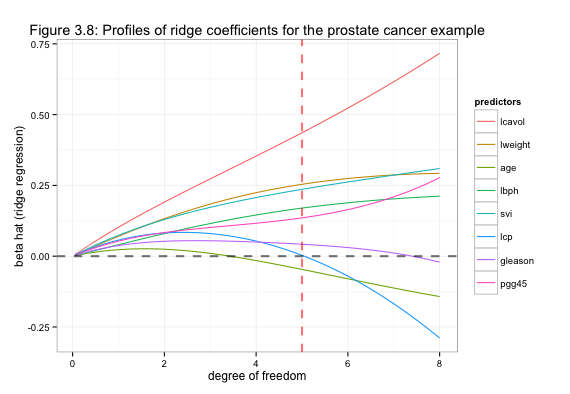

Reproduce this figure in R.
# Figure 3.8 Re-implementation

### Load and Preprocess the data
library(ElemStatLearn)
data(prostate)

training_set <- prostate[prostate$train, -10]
test_set <- prostate[prostate$train == FALSE, -10]
training_set[,-9] <- scale(training_set[,-9])
test_set[,-9] <- scale(test_set[,-9])

nrow <- dim(training_set)[1]
p <- dim(training_set)[2] - 1
D <- as.matrix(training_set[,1:p])
lpsa <- training_set[,p+1]
lpsaMean <- mean(lpsa)
lpsa <- lpsa - lpsaMean

### Ridge Regression
library(MASS)
num <- 10000
Lambda <- seq(from=0.0, to=10000.0, length=num)

for(i in 1:num) {
  lambda <- Lambda[i]
  M <- ginv(t(D) %*% D + lambda*diag(p)) %*% t(D)
  # ridge regression estimation
  betaHat <- M %*% as.matrix(lpsa)
  # degree of freedom
  dof <- sum(diag(D %*% M))
  if(i == 1) {
    classRes <- as.matrix(1:8)
    betaRes <- betaHat
    dofRes <- as.matrix(rep(dof,p))
  } else {
    classRes <- rbind(classRes, as.matrix(1:8))
    betaRes <- rbind(betaRes, betaHat)
    dofRes <- rbind(dofRes, as.matrix(rep(dof,p)))
  }
}

### Plot Figure 3.8
minX <- min(dofRes)
maxX <- max(dofRes) 
minY <- min(betaRes)
maxY <- max(betaRes)
plotDf <- data.frame(cbind(classRes,betaRes,dofRes))
names(plotDf) <- c("class","beta","dof")
plotDf$class <- as.factor(plotDf$class)

library(ggplot2)
ggplot(data=plotDf, aes(x=dof,y=beta,col=class)) + geom_line() +
labs(title="Figure 3.8: Profiles of ridge coefficients for the prostate cancer example", 
     x="degree of freedom", y="beta hat (ridge regression)") +
theme_bw() + scale_color_discrete(name="predictors", labels=names(training_set)) +
geom_vline(aes(xintercept=5.0, alpha=0.5), color="red", linetype="dashed", size=1) +
geom_hline(aes(yintercept=0.0, alpha=0.5), color="black", linetype="dashed", size=1)
